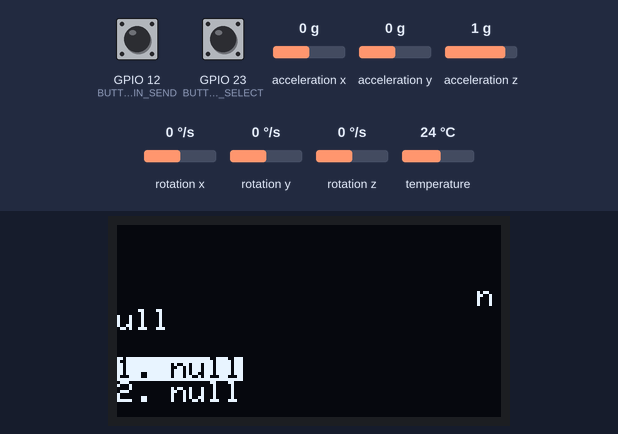
A program run on a simulated ESP32. Shown: 128×64 one-colour display. Inputs (shaded band) come from the test bench; at power-on: GPIO 23 (BUTTON_PIN_SELECT) HIGH, acceleration x 0 g, acceleration y 0 g, GPIO 12 (BUTTON_PIN_SEND) HIGH, acceleration z 1 g, rotation x 0 °/s, rotation y 0 °/s, rotation z 0 °/s, temperature 24 °C. WiFi joins after 1.5 s; servers stay silent unless stated; uploads are accepted with an empty reply; what the program prints to the serial monitor is not drawn.

Above: at 2.9 s.
3.0 s: GPIO 23 (BUTTON_PIN_SELECT) pulsed LOW 2 times (0.12 s each, 0.3 s apart)
At 5.2 s:
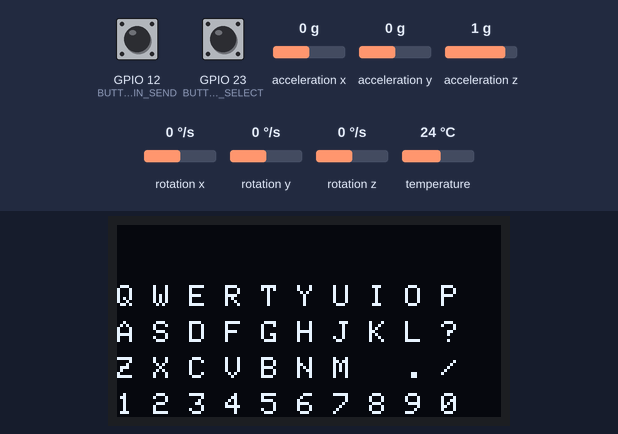
6.3 s: acceleration x set to 0.8 g
At 7.3 s:
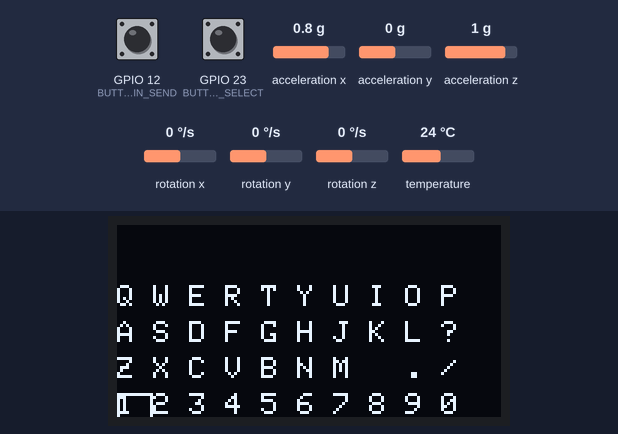
8.3 s: GPIO 23 (BUTTON_PIN_SELECT) pulled LOW for 0.15 s
At 9.7 s:
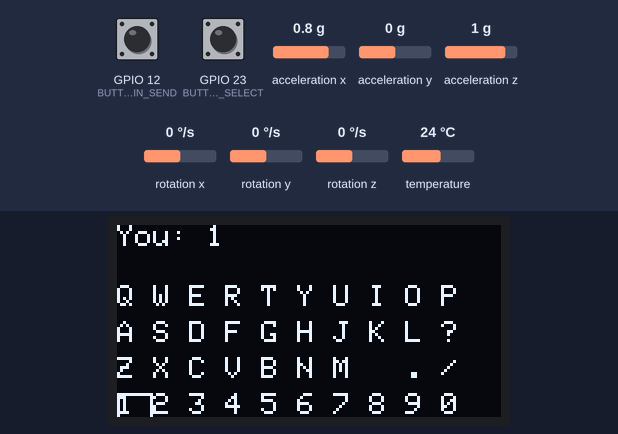
10.0 s: acceleration x set to -1.4 g
At 11.7 s:
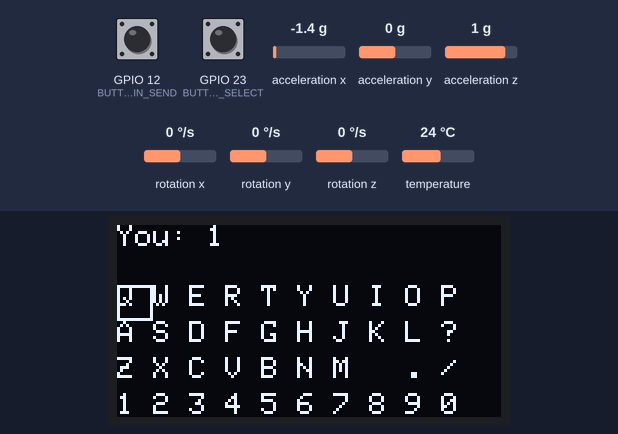
12.0 s: acceleration y set to -1.4 g
At 14.1 s:
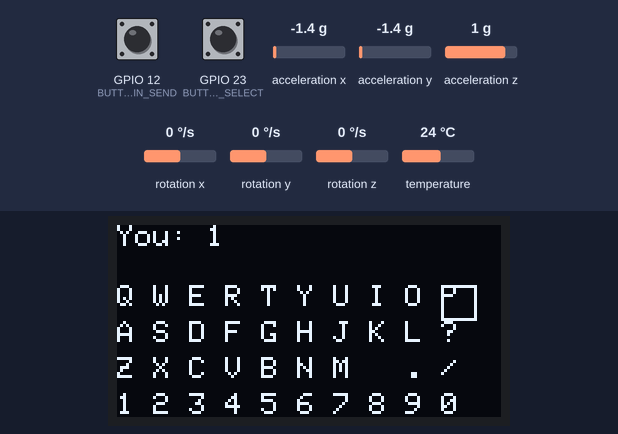
14.2 s: GPIO 23 (BUTTON_PIN_SELECT) pulled LOW for 1 s
At 16.3 s:
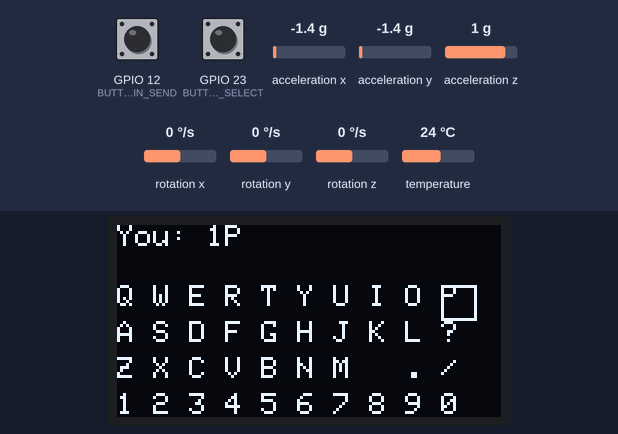
Timing chart, 0 to 17.7 s (numbered marks = the images above; inputs shaded):
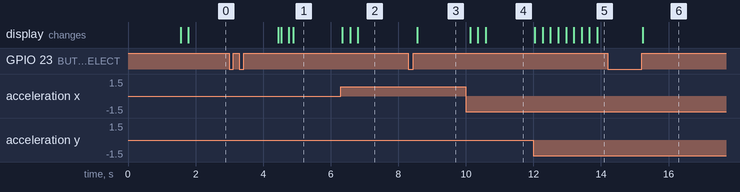

The program:

main.cpp
```cpp
#include <Arduino.h>
#include <WiFi.h>
#include <HTTPClient.h>
#include <ArduinoJson.h>
#include <Wire.h>
#include <Adafruit_GFX.h>
#include <Adafruit_SH110X.h>
#include <Adafruit_MPU6050.h>
#include <Adafruit_Sensor.h>
#include <WiFiManager.h>

const char* API_KEY = "AIzaSyC9sSO-6aPBSa8R2w8cROpDYYJidbquTSs";  // Replace with your Gemini API key

#define SCREEN_WIDTH 128
#define SCREEN_HEIGHT 64
#define MAX_TOKENS 150

// Buttons
#define BUTTON_PIN_SELECT 23
#define BUTTON_PIN_SEND 12
bool buttonHeldSelect = false;
bool buttonHeldSend = false;
bool responseDisplayed = false;

// Objects
Adafruit_SH1106G display(SCREEN_WIDTH, SCREEN_HEIGHT, &Wire);
Adafruit_MPU6050 mpu;

// Chat-specific variables
char keyboard[4][10] = {
    {'Q', 'W', 'E', 'R', 'T', 'Y', 'U', 'I', 'O', 'P'},
    {'A', 'S', 'D', 'F', 'G', 'H', 'J', 'K', 'L', '?'},
    {'Z', 'X', 'C', 'V', 'B', 'N', 'M', ' ', '.', '/'},
    {'1', '2', '3', '4', '5', '6', '7', '8', '9', '0'}
};

String inputText = "";
String aiResponse = "";
int cursorX = 0, cursorY = 0;
int previousX = 0, previousY = 0;
int scrollOffset = 0;

// Story-specific variables
String currentText = "";
String option1 = "";
String option2 = "";
int selectedOption = 0;
String storyContext = "";

// Miscellaneous
unsigned long lastMoveTime = 0;
const int moveDelay = 200;  // Delay for cursor movement

void initWiFi() {
  WiFiManager wifiManager;
  wifiManager.autoConnect("Gemini32");
  display.clearDisplay();
  display.setCursor(0, 0);
  if (WiFi.status() != WL_CONNECTED) {
    display.print("To connect to WiFi Go to ");
    display.setCursor(0, 10);
    display.println(WiFi.localIP());
    display.display();
  } else {
    display.println("Connected to WiFi");
  }
}

void displayAIResponse() {
  display.clearDisplay();

  int textHeight = ((aiResponse.length() / 21) + 1) * 8; // Estimate height based on length and line wrap
  int maxScrollOffset = max(0, textHeight - SCREEN_HEIGHT);

  // Constrain scrollOffset within limits
  scrollOffset = constrain(scrollOffset, 0, maxScrollOffset);

  // Set cursor for scrolling text
  display.setCursor(0, -scrollOffset);  // Adjust starting position

  display.setTextWrap(true);
  display.print("AI: ");
  display.println(aiResponse);

  display.display();
}

void sendToGeminiAPI(String userInput) {
  HTTPClient https;

  display.clearDisplay();
  display.setTextSize(2);
  display.setCursor(0, 20);
  display.print("Cooking...");
  display.display();
  display.setTextSize(1);

  if (https.begin("https://generativelanguage.googleapis.com/v1beta/models/gemini-1.5-flash:generateContent?key=" + (String)API_KEY)) {
    https.addHeader("Content-Type", "application/json");

    String payload = "{\"prompt\": {\"text\": \"" + userInput + "\"},\"max_tokens\": " + String(MAX_TOKENS) + "}";
    int httpCode = https.POST(payload);
    if (httpCode == HTTP_CODE_OK) {
      String response = https.getString();
      DynamicJsonDocument doc(2048);
      deserializeJson(doc, response);

      aiResponse = doc["choices"][0]["text"].as<String>();
      scrollOffset = 0;  // Reset scroll offset for new response

      displayAIResponse();
      responseDisplayed = true;
      Serial.println("Gemini AI Response: " + aiResponse);
    } else {
      Serial.printf("[HTTPS] POST... failed, error: %s\n", https.errorToString(httpCode).c_str());
    }
    https.end();
  } else {
    Serial.printf("[HTTPS] Unable to connect\n");
  }
}

void displayStory() {
  display.clearDisplay();
  display.setTextWrap(true);
  display.println(currentText);
  display.println();

  // Highlight option 1 if selected
  if (selectedOption == 0) {
    display.setTextColor(SH110X_BLACK, SH110X_WHITE); // Invert colors for highlight
  } else {
    display.setTextColor(SH110X_WHITE, SH110X_BLACK);
  }
  display.println("1. " + option1);

  // Highlight option 2 if selected
  if (selectedOption == 1) {
    display.setTextColor(SH110X_BLACK, SH110X_WHITE); // Invert colors for highlight
  } else {
    display.setTextColor(SH110X_WHITE, SH110X_BLACK);
  }
  display.println("2. " + option2);

  display.setTextColor(SH110X_WHITE, SH110X_BLACK); // Reset text color
  display.display();
}

void sendStoryToGeminiAPI(String storyInput) {
  HTTPClient https;

  display.clearDisplay();
  display.setTextSize(2);
  display.setCursor(0, 20);
  display.print("Cooking...");
  display.display();
  display.setTextSize(1);

  if (https.begin("https://generativelanguage.googleapis.com/v1beta/models/gemini-1.5-flash:generateContent?key=" + (String)API_KEY)) {
    https.addHeader("Content-Type", "application/json");

    // Construct the prompt
    String prompt = "Continue the story based on the following context and the player's choice. Provide the next part of the story and two options for the player to choose from, in the following JSON format:\n\n{\n  \"currentText\": \"...\",\n  \"option1\": \"...\",\n  \"option2\": \"...\"\n}\n\nStory Context:\n" + storyInput;

    String payload = "{\"prompt\": {\"text\": \"" + prompt + "\"},\"max_tokens\": " + String(MAX_TOKENS) + "}";
    int httpCode = https.POST(payload);

    if (httpCode == HTTP_CODE_OK) {
      String response = https.getString();
      DynamicJsonDocument doc(4096);
      deserializeJson(doc, response);

      String aiResponse = doc["choices"][0]["text"].as<String>();

      // Parse the AI response as JSON
      DynamicJsonDocument storyDoc(4096);
      DeserializationError error = deserializeJson(storyDoc, aiResponse);

      if (!error) {
        currentText = storyDoc["currentText"].as<String>();
        option1 = storyDoc["option1"].as<String>();
        option2 = storyDoc["option2"].as<String>();
      } else {
        // Handle parsing error
        currentText = "Error parsing story.";
        option1 = "Try again";
        option2 = "";
      }

      // Reset selectedOption
      selectedOption = 0;

      displayStory();
      responseDisplayed = true;
      Serial.println("Gemini AI Story Response: " + aiResponse);
    } else {
      Serial.printf("[HTTPS] POST... failed, error: %s\n", https.errorToString(httpCode).c_str());
    }
    https.end();
  } else {
    Serial.printf("[HTTPS] Unable to connect\n");
  }
}

void drawKeyboard() {
  int xOffset = 0;
  int yOffset = 20;

  for (int row = 0; row < 4; row++) {
    for (int col = 0; col < 10; col++) {
      display.setCursor(xOffset + col * 12, yOffset + row * 12);
      display.print(keyboard[row][col]);
    }
  }
  display.display(); // Ensure display refresh after drawing the keyboard
}

void drawCursor(int x, int y) {
  int cursorXPos = x * 12;
  int cursorYPos = 20 + y * 12;
  display.drawRect(cursorXPos, cursorYPos, 12, 12, SH110X_WHITE);
}

void clearCursor(int x, int y) {
  int cursorXPos = x * 12;
  int cursorYPos = 20 + y * 12;

  display.fillRect(cursorXPos, cursorYPos, 12, 12, SH110X_BLACK);
  display.setCursor(cursorXPos, cursorYPos);
  display.print(keyboard[y][x]);
}

void updateCursorPosition(int x, int y) {
  clearCursor(previousX, previousY);
  drawCursor(x, y);
  display.display();
  previousX = x;
  previousY = y;
}

void handleMPUInput(sensors_event_t a, sensors_event_t g) {
  const float threshold = 3.5;
  static unsigned long lastMoveTime = 0;
  const int moveDelay = 200;

  if (responseDisplayed) {
    // Track if the scrollOffset changes to trigger a display update
    int previousOffset = scrollOffset;

    // Calculate the angle of rotation around the Z-axis
    float angle = atan2(g.gyro.y, g.gyro.x) * 180 / PI;

    if (angle > 15) {
      scrollOffset += 5;
    } else if (angle < -15) {
      scrollOffset -= 5;
    }

    if (scrollOffset != previousOffset) {
      displayAIResponse();
      delay(5);
    }
    return;
  }

  // Handle cursor movement
  if (millis() - lastMoveTime > moveDelay) {
    if (a.acceleration.x > threshold) {
      cursorY++;
      if (cursorY >= 4) cursorY = 3;
    } else if (a.acceleration.x < -threshold) {
      cursorY--;
      if (cursorY < 0) cursorY = 0;
    }
    if (a.acceleration.y > threshold) {
      cursorX--;
      if (cursorX < 0) cursorX = 0;
    } else if (a.acceleration.y < -threshold) {
      cursorX++;
      if (cursorX >= 10) cursorX = 9;
    }

    if (cursorX != previousX || cursorY != previousY) {
      updateCursorPosition(cursorX, cursorY);
      lastMoveTime = millis();
    }
  }
}

void selectKey() {
  char selectedKey = keyboard[cursorY][cursorX];
  inputText += selectedKey;

  display.fillRect(0, 0, SCREEN_WIDTH, 16, SH110X_BLACK);
  display.setCursor(0, 0);
  display.print("You: ");
  display.print(inputText);
  display.display();
}

void checkButtons() {
  bool selectButtonState = digitalRead(BUTTON_PIN_SELECT);
  bool sendButtonState = digitalRead(BUTTON_PIN_SEND);

  if (responseDisplayed && (selectButtonState == HIGH || sendButtonState == HIGH)) {
    // Clear response if a button is pressed after response is shown
    responseDisplayed = false;
    inputText = "";
    display.clearDisplay();
    drawKeyboard();
    drawCursor(cursorX, cursorY);
  }

  if (selectButtonState == HIGH && !buttonHeldSelect) {
    buttonHeldSelect = true;
    selectKey();
  } else if (selectButtonState == LOW) {
    buttonHeldSelect = false;
  }

  if (sendButtonState == HIGH && !buttonHeldSend) {
    buttonHeldSend = true;

    if (inputText.length() > 0) {
      sendToGeminiAPI(inputText);
      inputText = "";
    }
  } else if (sendButtonState == LOW) {
    buttonHeldSend = false;
  }
}

void handleStoryButtons() {
  if (digitalRead(BUTTON_PIN_SELECT) == LOW) {
    selectedOption = (selectedOption == 0) ? 1 : 0; // Toggle between 0 and 1
    displayStory();
    delay(200); // Debounce delay
  }

  // Confirm selection on SEND button press
  if (digitalRead(BUTTON_PIN_SEND) == LOW) {
    // Append the selected option to the story context
    String userChoice = (selectedOption == 0) ? option1 : option2;

    storyContext += "\nPlayer chooses: " + userChoice + "\n";

    sendStoryToGeminiAPI(storyContext);

    delay(200); // Debounce delay
  }
}

void setup() {
  Serial.begin(9600);

  pinMode(BUTTON_PIN_SELECT, INPUT_PULLUP);
  pinMode(BUTTON_PIN_SEND, INPUT_PULLUP);

  if (!display.begin(0x3C, true)) {
    Serial.println("Display initialization failed!");
    while (1);
  }

  if (!mpu.begin()) {
    Serial.println("MPU6050 initialization failed!");
    while (1);
  }

  mpu.setAccelerometerRange(MPU6050_RANGE_8_G);
  mpu.setGyroRange(MPU6050_RANGE_500_DEG);
  mpu.setFilterBandwidth(MPU6050_BAND_5_HZ);

  display.setTextSize(1);
  display.setTextColor(SH110X_WHITE);
  initWiFi();

  // Initialize story
  storyContext = "You wake up in a dark forest. What do you do?";
  sendStoryToGeminiAPI(storyContext);
}

int push() {
  int count = 0;
p:
  int t = 0;
  if (digitalRead(BUTTON_PIN_SELECT) == 0) {
    while (digitalRead(BUTTON_PIN_SELECT) == 0) {
      delay(1);
      t++;
    }
    if (t > 15) {
      count++;
      t = 0;
      while (digitalRead(BUTTON_PIN_SELECT) == 1) {
        delay(1);
        t++;
        if (t > 1000) break;
      }
      if (t < 1000) goto p;
    }
  }
  return count;
}

void loop() {
  sensors_event_t a, g, temp;
  mpu.getEvent(&a, &g, &temp);

  int r = push();
  if (r != 0) {
    if (r == 1) {
      handleStoryButtons();
    } else if (r == 2) {
      display.clearDisplay();
      drawKeyboard();
      drawCursor(cursorX, cursorY);
      while (true) {
        mpu.getEvent(&a, &g, &temp);
        handleMPUInput(a, g);
        checkButtons();
        delay(100);
      }
    }
  }
}
```

Measured:
- after the input at 3.0 s, the display: changes after 1.5 s (image 1)
- after the input at 6.3 s, the display: first changes at once (image 2 shows a later state)
- after the input at 8.3 s, the display: changes after 0.27 s (image 3)
- after the input at 10.0 s, the display: first changes after 0.13 s (image 4 shows a later state)
- after the input at 12.0 s, the display: first changes at once (image 5 shows a later state)
- after the input at 14.2 s, the display: changes after 1.0 s (image 6)
